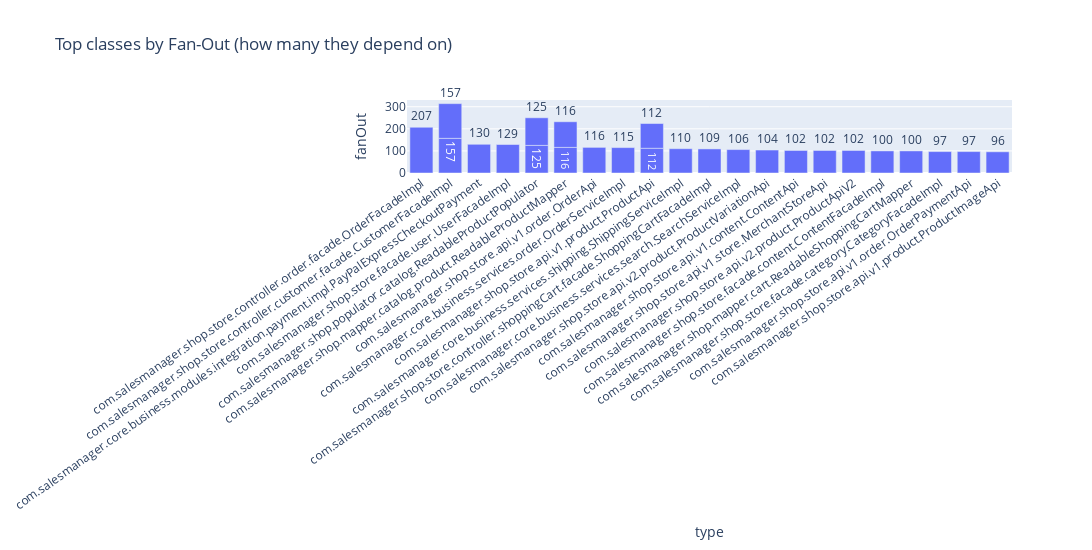

Write notebook code for a chart like this one.
### Markdown cell above
## 3) Top Fan-Out classes

### Code cell
if not merged.empty:
    top_out = merged.sort_values("fanOut", ascending=False).head(MAX_BARS)
    fig = px.bar(top_out, x="type", y="fanOut", text="fanOut",
                 title="Top classes by Fan-Out (how many they depend on)")
    fig.update_traces(textposition="outside", cliponaxis=False)
    fig.update_layout(xaxis_tickangle=-35, width=1200, height=550)
    fig.show()

### Figure 1 — Plotly figure (JSON) as saved in the notebook; plotly's stock layout.template omitted (floating-point values rounded to 4 significant figures)
{"data": [{"cliponaxis": false, "hovertemplate": "type=%{x}<br>fanOut=%{text}<extra></extra>", "legendgroup": "", "marker": {"color": "#636efa", "pattern": {"shape": ""}}, "name": "", "orientation": "v", "showlegend": false, "text": [207.0, 157.0, 157.0, 130.0, 129.0, 125.0, 125.0, 116.0, 116.0, 116.0, 115.0, 112.0, 112.0, 110.0, 109.0, 106.0, 104.0, 102.0, 102.0, 102.0, 100.0, 100.0, 97.0, 97.0, 96.0], "textposition": "outside", "type": "bar", "x": ["com.salesmanager.shop.store.controller.order.facade.OrderFacadeImpl", "com.salesmanager.shop.store.controller.customer.facade.CustomerFacadeImpl", "com.salesmanager.shop.store.controller.customer.facade.CustomerFacadeImpl", "com.salesmanager.core.business.modules.integration.payment.impl.PayPalExpressCheckoutPayment", "com.salesmanager.shop.store.facade.user.UserFacadeImpl", "com.salesmanager.shop.populator.catalog.ReadableProductPopulator", "com.salesmanager.shop.populator.catalog.ReadableProductPopulator", "com.salesmanager.shop.mapper.catalog.product.ReadableProductMapper", "com.salesmanager.shop.store.api.v1.order.OrderApi", "com.salesmanager.shop.mapper.catalog.product.ReadableProductMapper", "com.salesmanager.core.business.services.order.OrderServiceImpl", "com.salesmanager.shop.store.api.v1.product.ProductApi", "com.salesmanager.shop.store.api.v1.product.ProductApi", "com.salesmanager.core.business.services.shipping.ShippingServiceImpl", "com.salesmanager.shop.store.controller.shoppingCart.facade.ShoppingCartFacadeImpl", "com.salesmanager.core.business.services.search.SearchServiceImpl", "com.salesmanager.shop.store.api.v2.product.ProductVariationApi", "com.salesmanager.shop.store.api.v1.content.ContentApi", "com.salesmanager.shop.store.api.v1.store.MerchantStoreApi", "com.salesmanager.shop.store.api.v2.product.ProductApiV2", "com.salesmanager.shop.store.facade.content.ContentFacadeImpl", "com.salesmanager.shop.mapper.cart.ReadableShoppingCartMapper", "com.salesmanager.shop.store.facade.category.CategoryFacadeImpl", "com.salesmanager.shop.store.api.v1.order.OrderPaymentApi", "com.salesmanager.shop.store.api.v1.product.ProductImageApi"], "xaxis": "x", "y": [207, 157, 157, 130, 129, 125, 125, 116, 116, 116, 115, 112, 112, 110, 109, 106, 104, 102, 102, 102, 100, 100, 97, 97, 96], "yaxis": "y"}], "layout": {"barmode": "relative", "height": 550, "legend": {"tracegroupgap": 0}, "title": {"text": "Top classes by Fan-Out (how many they depend on)"}, "width": 1200, "xaxis": {"anchor": "y", "domain": [0, 1], "tickangle": -35, "title": {"text": "type"}}, "yaxis": {"anchor": "x", "domain": [0, 1], "title": {"text": "fanOut"}}}}
